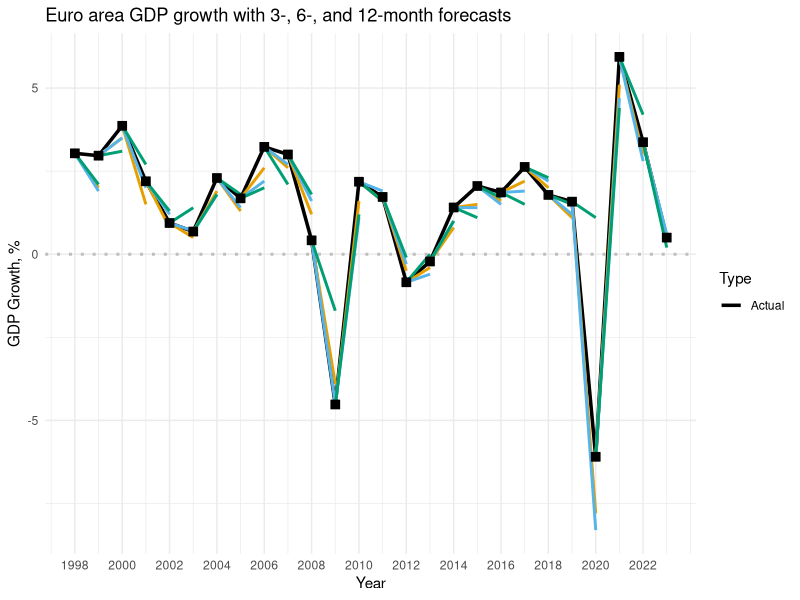
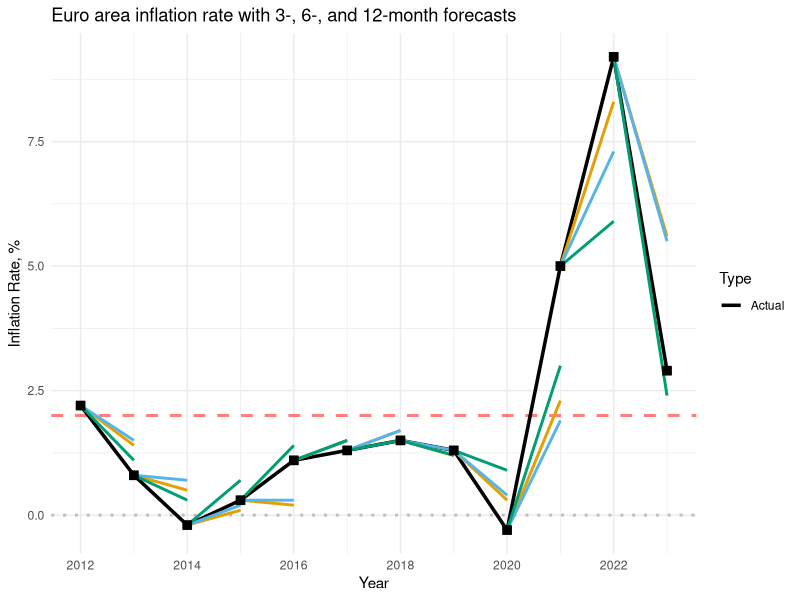

Source code (R) for these figures, in order:
# LOADING LIBRARIES AND DATA


library(ggplot2)
library(dplyr)
library(tidyr)
library(readxl)


# Read inflation and GDP data into a data frame
HICP <- read_excel("data/HICP euro area.xlsx")
GDP <- read_excel("data/GDP euro area.xlsx")


# LINE GRAPHS


# GDP graph

# Create a new data frame for the forecast 'legs'
forecast_data <- GDP %>%
  select(Year, real_gdp_growth, fc_03_months, fc_06_months, fc_12_months) %>%
  mutate(Prev_Year_GDP = lag(real_gdp_growth)) %>%
  filter(!is.na(fc_06_months))


# Reshape forecast_data from wide to long format
forecast_data_long <- forecast_data %>%
  select(Year, fc_03_months, fc_06_months, fc_12_months) %>%
  pivot_longer(cols = starts_with("fc_"), names_to = "Forecast_Period", values_to = "Value") %>%
  mutate(Type = "Forecast",
         Forecast_Period = case_when(
           Forecast_Period == "fc_03_months" ~ "3 month",
           Forecast_Period == "fc_06_months" ~ "6 month",
           Forecast_Period == "fc_12_months" ~ "12 month"
         )) %>%
  filter(!is.na(Value))  # Remove NA values

# Combine actual GDP data and forecast data
plot_data <- rbind(
  GDP %>% select(Year, Value = real_gdp_growth) %>% mutate(Type = "Actual"),
  forecast_data_long %>% select(Year, Value, Type)
)

# Limit the years to start from 1998 when first prediction data is available
plot_data <- plot_data %>% filter(Year >= 1998)

p <- ggplot() +
  # Add dotted line to demarcate zero
  geom_hline(yintercept = 0, linetype = "dotted", color = "gray", size = 1) +
  # Plot actual GDP values with thick black line
  geom_line(data = plot_data %>% filter(Type == "Actual"), aes(x = Year, y = Value, group = Type, color = Type), size = 1.2) +
  # Plot forecasted values with thinner transparent red line
  geom_segment(data=forecast_data, aes(x=Year-1, y=Prev_Year_GDP, xend=Year, yend=fc_03_months), color = "#E69F00", size = 1) +
  geom_segment(data=forecast_data, aes(x=Year-1, y=Prev_Year_GDP, xend=Year, yend=fc_06_months), color = "#56B4E9", size = 1) +
  geom_segment(data=forecast_data, aes(x=Year-1, y=Prev_Year_GDP, xend=Year, yend=fc_12_months), color = "#009E73", size = 1) +
  # Add squares to actual GDP data points for improved visibility
  geom_point(data = plot_data %>% filter(Type == "Actual"), aes(x = Year, y = Value, color = Type), shape = 22, size = 3, fill = "black", show.legend = FALSE) +
  # Other plot components
  theme_minimal() +
  labs(title = "Euro area GDP growth with 3-, 6-, and 12-month forecasts", x = "Year", y = "GDP Growth, %") +
  scale_color_manual(values = c("Actual" = "black", "3 month" = "#E69F00", "6 month" = "#56B4E9", "12 month" = "#009E73")) +
  scale_x_continuous(breaks = seq(min(plot_data$Year), max(plot_data$Year), by = 2))

# Print the plot
print(p)



# Inflation graph

# Create a new data frame for the inflation forecast 'legs'
forecast2_data <- HICP %>%
  select(Year, Inflation, fc_03_months, fc_06_months, fc_12_months) %>%
  mutate(Prev_Year_Inflation = lag(Inflation)) %>%
  filter(!is.na(fc_06_months))

# Reshape from wide to long format
forecast2_data_long <- forecast2_data %>%
  select(Year, fc_03_months, fc_06_months, fc_12_months) %>%
  pivot_longer(cols = starts_with("fc_"), names_to = "Forecast_Period", values_to = "Value") %>%
  mutate(Type = "Forecast",
         Forecast_Period = case_when(
           Forecast_Period == "fc_03_months" ~ "3 month",
           Forecast_Period == "fc_06_months" ~ "6 month",
           Forecast_Period == "fc_12_months" ~ "12 month"
         )) %>%
  filter(!is.na(Value))  # Remove NA values

# Combine actual Inflation data and forecast data
plot2_data <- rbind(
  HICP %>% select(Year, Value = Inflation) %>% mutate(Type = "Actual"),
  forecast2_data_long %>% select(Year, Value, Type)
)

# Limit the years to start from 2013 when first prediction data is available
plot2_data <- plot2_data %>% filter(Year >= 2012)

p2 <- ggplot() +
  # Add dotted line to demarcate zero
  geom_hline(yintercept = 0, linetype = "dotted", color = "gray", size = 1) +
  # Add dashed line to demarcate target inflation rate of 2%
  geom_hline(yintercept = 2, linetype = "dashed", color = "red", size = 1, alpha = 0.5) +
  # Plot actual Inflation values with thick black line
  geom_line(data = plot2_data %>% filter(Type == "Actual"), aes(x = Year, y = Value, group = Type, color = Type), size = 1.2) +
  # Plot forecasted values with thinner transparent lines in different colors
  geom_segment(data=forecast2_data, aes(x=Year-1, y=Prev_Year_Inflation, xend=Year, yend=fc_03_months), color = "#E69F00", size = 1) +
  geom_segment(data=forecast2_data, aes(x=Year-1, y=Prev_Year_Inflation, xend=Year, yend=fc_06_months), color = "#56B4E9", size = 1) +
  geom_segment(data=forecast2_data, aes(x=Year-1, y=Prev_Year_Inflation, xend=Year, yend=fc_12_months), color = "#009E73", size = 1) +
  # Add squares to actual Inflation data points for improved visibility
  geom_point(data = plot2_data %>% filter(Type == "Actual"), aes(x = Year, y = Value, color = Type), shape = 22, size = 3, fill = "black", show.legend = FALSE) +
  # Other plot components
  theme_minimal() +
  labs(title = "Euro area inflation rate with 3-, 6-, and 12-month forecasts", x = "Year", y = "Inflation Rate, %") +
  scale_color_manual(values = c("Actual" = "black", "3 month" = "#E69F00", "6 month" = "#56B4E9", "12 month" = "#009E73")) +
  scale_x_continuous(breaks = seq(min(plot2_data$Year), max(plot2_data$Year), by = 2))

# Print the plot
print(p2)

